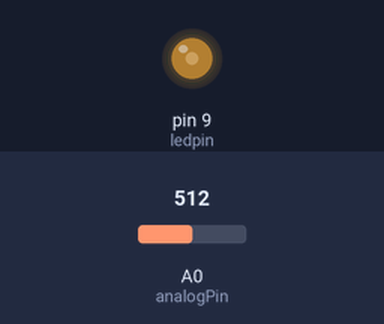
This sketch was run on a simulated Arduino Uno, built with avr-gcc and run on an emulated ATmega328P. Shown: output pins drawn as LEDs (lit = HIGH). Inputs (shaded band) come from the test bench; at power-on: A0 (analogPin) = 512.

Above: at 1.2 s.
1.3 s: A0 (analogPin) set to 306
At 1.8 s:
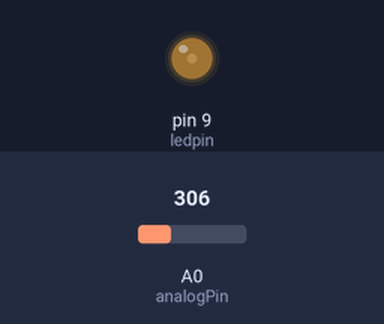
2.8 s: A0 (analogPin) set to 0
At 4.0 s:
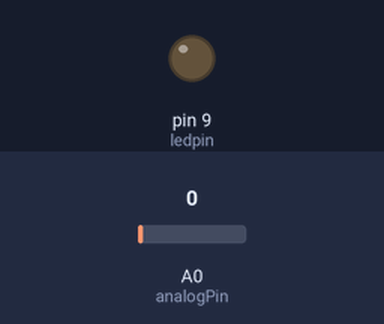
4.3 s: A0 (analogPin) set to 4
5.8 s: A0 (analogPin) set to 7
At 6.4 s:
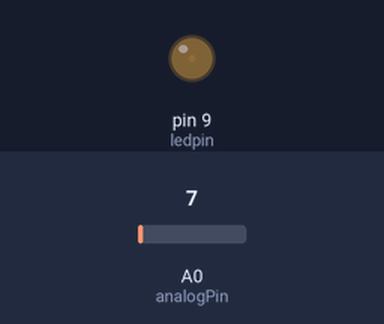
7.3 s: A0 (analogPin) set to 900
At 7.6 s:
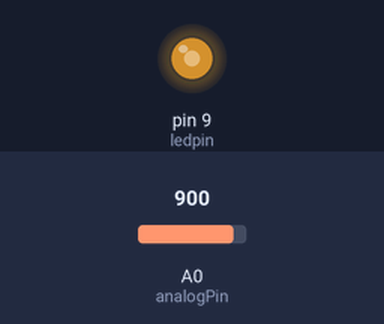
Timing chart, 0 to 9.8 s (numbered marks = the images above; inputs shaded):
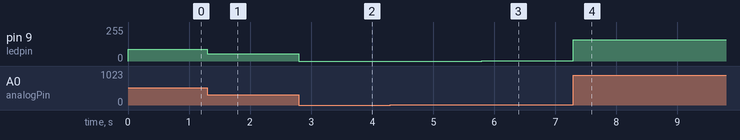

The sketch:

potentiometre_arduino.ino
```cpp
int ledpin =9;
int analogPin= A0;
int val =0;
void setup() {
  // put your setup code here, to run once:
pinMode(ledpin ,OUTPUT);
pinMode(analogPin,INPUT);
Serial.begin(9600);
}

void loop() {
  // put your main code here, to run repeatedly:
val = analogRead(analogPin);//lecture valeur analogiqued e l'entre analogique
val = map(val,0,1023,0,180);
analogWrite(ledpin,val);//lecture valeur analogiqued e de (0,1023)


}
```

Measured:
- after the input at 1.3 s, pin 9 (ledpin): 90/255 → 53/255 at once
- after the input at 2.8 s, pin 9 (ledpin): 53/255 → 0/255 at once
- after the input at 4.3 s, every drawn part: stays the same
- after the input at 5.8 s, pin 9 (ledpin): 0/255 → 1/255 at once
- after the input at 7.3 s, pin 9 (ledpin): 1/255 → 158/255 at once
